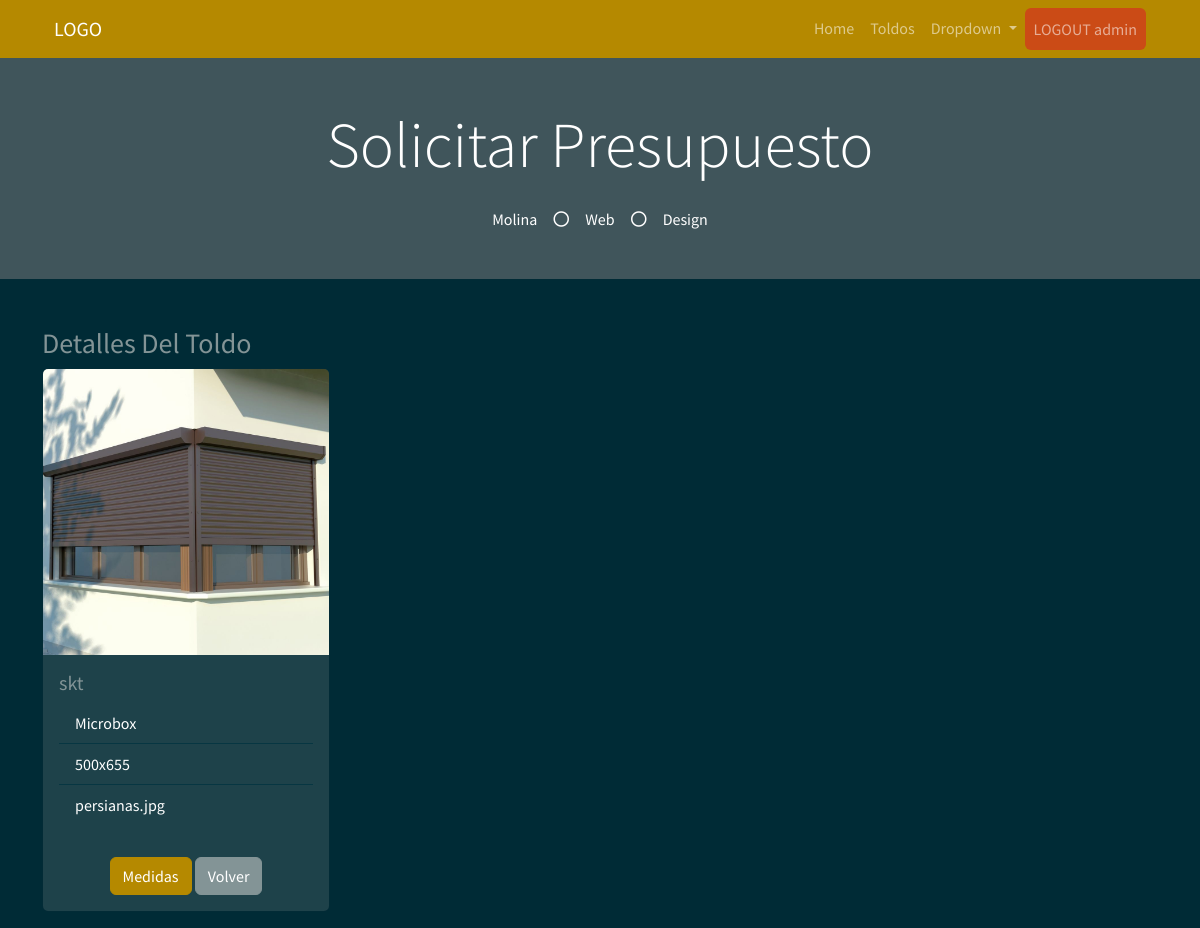
The app's page /details_toldo/1 (signed in) with its own data.
### myapp/models.py (models this page shows)
    class Toldo(db.Model):
        __tablename__ = "Toldo"  # Nombre de la tabla que se crea
        Toldo_id = db.Column("toldo_id", db.Integer, Sequence(
            'toldo_id_seq'),  primary_key=True)
        Modelo = db.Column(db.String(20))
        Tipo = db.Column(db.String(30))
        Dimensiones = db.Column(db.String(30))
        Imagen = db.Column(db.String(30))

### myapp/views.py (the view, shortened to what this page needs)
    @app.route("/details_toldo/<int:Toldo_id>", methods=["GET", "POST"])
    def details_toldo(Toldo_id: int):
        if request.method == "GET":
            read_toldo = db_access["read_toldo"]
            toldo = read_toldo(Toldo_id)
            usuario = session['usuario']
            usu = usuario
            return render_template("details_toldo.html", toldo=toldo, usu=usu)

### myapp/templates/details_toldo.html (shortened to what this page needs)
<!DOCTYPE html>
<html>
<head>
    <link href="https://cdn.jsdelivr.net/npm/bootstrap@5.1.3/dist/css/bootstrap.min.css" rel="stylesheet"
>
    <link rel="stylesheet" href="../static/style/bootstrap.min(8).css">
</head>
<body>
    {% include 'includes/navbar.html' %}
    <div class="jumbotron jumbotron-fluid bg-jumbotron" style=" background-color: rgba(128, 128, 128, 0.5);">
        <div class="container text-center py-5">
            <h3 class="text-white display-3 mb-4">Solicitar Presupuesto</h3>
            <div class="d-inline-flex align-items-center text-white">
                <p class="m-0">Molina</p>
                <i class="far fa-circle px-3"></i>
                <p class="m-0">Web</p>
                <i class="far fa-circle px-3"></i>
                <p class="m-0">Design</p>
            </div>
        </div>
    </div>
    <div class="container">
        <div class="row mt-5 ">
            <div class="col-4">
                <p class="list-group">
                <h3>Detalles Del Toldo</h3>
                <div class="card" style="width: 18rem;">
                    <img src="../static/style/img/{{toldo.Imagen}}" class="card-img-top" alt="...">
                    <div class="card-body">
                        <h5 class="card-title">
                            {{toldo.Modelo}}
                        </h5>
                        <ul class="list-group list-group-flush">
                            <li class="list-group-item">
                                {{toldo.Tipo}}
                            </li>
                            <li class="list-group-item">
                                {{toldo.Dimensiones}}
                            </li>
                            <li class="list-group-item">
                                {{toldo.Imagen}}
                            </li>
                        </ul>
                    </div>
                    <div class="card-body mx-auto">
                        <form method="POST">
                            <button type="button" class="btn btn-primary" data-bs-target="#form"
                                data-bs-toggle="collapse">Medidas</button>
                            <a class="btn btn-secondary" href="#">Volver</a>
                        </form>
                    </div>
                </div>
                </p>
            </div>
        </div>
    </div>
</body>
</html>

### records on screen
Toldo: Imagen (picture), Modelo "skt", Tipo "Microbox", Dimensiones "500x655", Imagen "persianas.jpg"

### other values on screen
{{ usu }} "admin"
